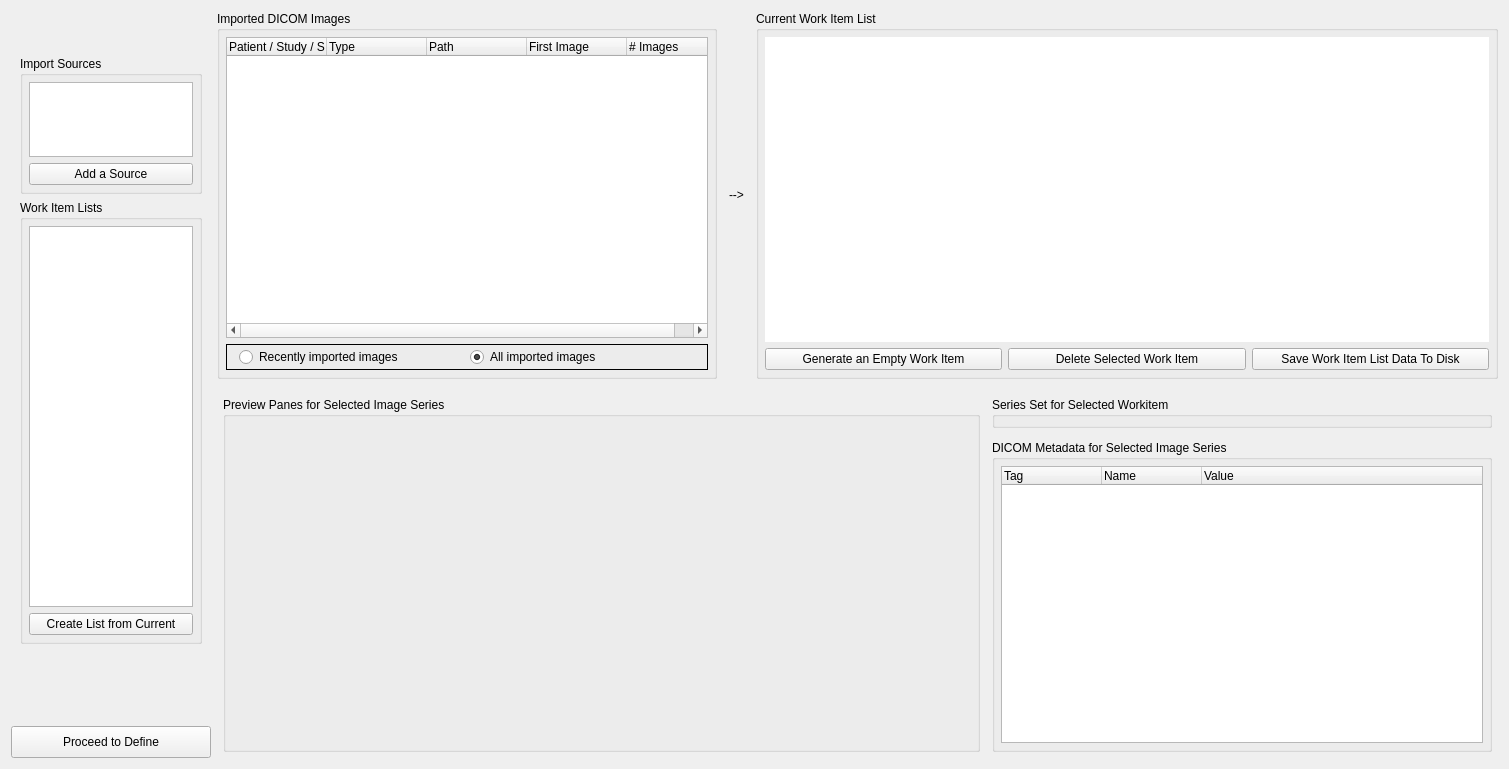
<?xml version="1.0" encoding="UTF-8"?>
<ui version="4.0">
 <class>workItem</class>
 <widget class="QWidget" name="workItem">
  <property name="geometry">
   <rect>
    <x>0</x>
    <y>0</y>
    <width>1509</width>
    <height>769</height>
   </rect>
  </property>
  <property name="sizePolicy">
   <sizepolicy hsizetype="Expanding" vsizetype="Expanding">
    <horstretch>255</horstretch>
    <verstretch>255</verstretch>
   </sizepolicy>
  </property>
  <property name="windowTitle">
   <string>Form</string>
  </property>
  <layout class="QGridLayout" name="gridLayout_2">
   <item row="0" column="0">
    <widget class="QLabel" name="productLogo">
     <property name="sizePolicy">
      <sizepolicy hsizetype="Preferred" vsizetype="Preferred">
       <horstretch>0</horstretch>
       <verstretch>0</verstretch>
      </sizepolicy>
     </property>
     <property name="minimumSize">
      <size>
       <width>200</width>
       <height>30</height>
      </size>
     </property>
     <property name="maximumSize">
      <size>
       <width>200</width>
       <height>30</height>
      </size>
     </property>
     <property name="baseSize">
      <size>
       <width>124</width>
       <height>19</height>
      </size>
     </property>
     <property name="text">
      <string/>
     </property>
     <property name="pixmap">
      <pixmap resource="cap.qrc">:/cap/screenPixMaps/ElucidVivoLogotransp-for-dark.png</pixmap>
     </property>
     <property name="scaledContents">
      <bool>true</bool>
     </property>
    </widget>
   </item>
   <item row="0" column="1" rowspan="6">
    <widget class="QWidget" name="widget" native="true">
     <property name="sizePolicy">
      <sizepolicy hsizetype="Expanding" vsizetype="Minimum">
       <horstretch>0</horstretch>
       <verstretch>0</verstretch>
      </sizepolicy>
     </property>
     <layout class="QGridLayout" name="gridLayout_16">
      <property name="leftMargin">
       <number>0</number>
      </property>
      <property name="topMargin">
       <number>0</number>
      </property>
      <property name="rightMargin">
       <number>0</number>
      </property>
      <property name="bottomMargin">
       <number>0</number>
      </property>
      <property name="spacing">
       <number>12</number>
      </property>
      <item row="0" column="0">
       <widget class="QWidget" name="widget_2" native="true">
        <layout class="QGridLayout" name="gridLayout_15">
         <property name="leftMargin">
          <number>0</number>
         </property>
         <property name="topMargin">
          <number>0</number>
         </property>
         <property name="rightMargin">
          <number>0</number>
         </property>
         <property name="bottomMargin">
          <number>0</number>
         </property>
         <property name="spacing">
          <number>12</number>
         </property>
         <item row="0" column="2">
          <widget class="QGroupBox" name="currentWorkItemListGroupBox">
           <property name="sizePolicy">
            <sizepolicy hsizetype="Expanding" vsizetype="Expanding">
             <horstretch>0</horstretch>
             <verstretch>0</verstretch>
            </sizepolicy>
           </property>
           <property name="minimumSize">
            <size>
             <width>0</width>
             <height>100</height>
            </size>
           </property>
           <property name="acceptDrops">
            <bool>false</bool>
           </property>
           <property name="title">
            <string>Current Work Item List</string>
           </property>
           <layout class="QGridLayout" name="gridLayout_14">
            <property name="leftMargin">
             <number>6</number>
            </property>
            <property name="topMargin">
             <number>6</number>
            </property>
            <property name="rightMargin">
             <number>6</number>
            </property>
            <property name="bottomMargin">
             <number>6</number>
            </property>
            <item row="1" column="0">
             <layout class="QHBoxLayout" name="horizontalLayout_2">
              <item>
               <widget class="QPushButton" name="addWorkItemButton">
                <property name="text">
                 <string>Generate an Empty Work Item</string>
                </property>
               </widget>
              </item>
              <item>
               <widget class="QPushButton" name="deleteWorkItemButton">
                <property name="text">
                 <string>Delete Selected Work Item</string>
                </property>
               </widget>
              </item>
              <item>
               <widget class="QPushButton" name="saveListChangesButton">
                <property name="sizePolicy">
                 <sizepolicy hsizetype="Minimum" vsizetype="Fixed">
                  <horstretch>0</horstretch>
                  <verstretch>0</verstretch>
                 </sizepolicy>
                </property>
                <property name="text">
                 <string>Save Work Item List Data To Disk</string>
                </property>
               </widget>
              </item>
             </layout>
            </item>
            <item row="0" column="0">
             <widget class="WorkItemTableView" name="workItemList">
              <property name="sizePolicy">
               <sizepolicy hsizetype="Expanding" vsizetype="Expanding">
                <horstretch>0</horstretch>
                <verstretch>0</verstretch>
               </sizepolicy>
              </property>
              <property name="maximumSize">
               <size>
                <width>16777215</width>
                <height>16777215</height>
               </size>
              </property>
              <property name="acceptDrops">
               <bool>true</bool>
              </property>
              <property name="frameShape">
               <enum>QFrame::NoFrame</enum>
              </property>
              <property name="editTriggers">
               <set>QAbstractItemView::AnyKeyPressed|QAbstractItemView::DoubleClicked</set>
              </property>
              <property name="dragDropMode">
               <enum>QAbstractItemView::DropOnly</enum>
              </property>
              <property name="selectionMode">
               <enum>QAbstractItemView::ExtendedSelection</enum>
              </property>
              <property name="sortingEnabled">
               <bool>true</bool>
              </property>
             </widget>
            </item>
           </layout>
          </widget>
         </item>
         <item row="0" column="1">
          <widget class="QLabel" name="label">
           <property name="text">
            <string>--&gt;</string>
           </property>
          </widget>
         </item>
         <item row="0" column="0">
          <widget class="QGroupBox" name="dicomImagesGroupBox">
           <property name="minimumSize">
            <size>
             <width>500</width>
             <height>100</height>
            </size>
           </property>
           <property name="maximumSize">
            <size>
             <width>500</width>
             <height>16777215</height>
            </size>
           </property>
           <property name="title">
            <string>Imported DICOM Images</string>
           </property>
           <layout class="QGridLayout" name="gridLayout_11">
            <property name="leftMargin">
             <number>6</number>
            </property>
            <property name="topMargin">
             <number>6</number>
            </property>
            <property name="rightMargin">
             <number>6</number>
            </property>
            <property name="bottomMargin">
             <number>6</number>
            </property>
            <item row="1" column="0">
             <widget class="QFrame" name="frame">
              <property name="minimumSize">
               <size>
                <width>0</width>
                <height>26</height>
               </size>
              </property>
              <property name="maximumSize">
               <size>
                <width>16777215</width>
                <height>32</height>
               </size>
              </property>
              <property name="frameShape">
               <enum>QFrame::Box</enum>
              </property>
              <property name="frameShadow">
               <enum>QFrame::Plain</enum>
              </property>
              <layout class="QGridLayout" name="gridLayout_7">
               <property name="leftMargin">
                <number>12</number>
               </property>
               <property name="topMargin">
                <number>0</number>
               </property>
               <property name="rightMargin">
                <number>12</number>
               </property>
               <property name="bottomMargin">
                <number>0</number>
               </property>
               <item row="0" column="0">
                <layout class="QHBoxLayout" name="horizontalLayout_3">
                 <property name="topMargin">
                  <number>0</number>
                 </property>
                 <item>
                  <widget class="QRadioButton" name="recentlyImportedImages">
                   <property name="minimumSize">
                    <size>
                     <width>0</width>
                     <height>0</height>
                    </size>
                   </property>
                   <property name="text">
                    <string>Recently imported images</string>
                   </property>
                  </widget>
                 </item>
                 <item>
                  <widget class="QRadioButton" name="allImportedImages">
                   <property name="minimumSize">
                    <size>
                     <width>0</width>
                     <height>0</height>
                    </size>
                   </property>
                   <property name="text">
                    <string>All imported images</string>
                   </property>
                   <property name="checked">
                    <bool>true</bool>
                   </property>
                  </widget>
                 </item>
                </layout>
               </item>
              </layout>
             </widget>
            </item>
            <item row="0" column="0">
             <widget class="DicomImagesTreeWidget" name="dicomImagesTreeWidget">
              <property name="showDropIndicator" stdset="0">
               <bool>false</bool>
              </property>
              <property name="dragEnabled">
               <bool>true</bool>
              </property>
              <property name="dragDropMode">
               <enum>QAbstractItemView::DragOnly</enum>
              </property>
              <property name="selectionMode">
               <enum>QAbstractItemView::SingleSelection</enum>
              </property>
              <property name="allColumnsShowFocus">
               <bool>false</bool>
              </property>
              <attribute name="headerStretchLastSection">
               <bool>true</bool>
              </attribute>
              <column>
               <property name="text">
                <string notr="true">Patient / Study / Series</string>
               </property>
              </column>
              <column>
               <property name="text">
                <string>Type</string>
               </property>
              </column>
              <column>
               <property name="text">
                <string>Path</string>
               </property>
              </column>
              <column>
               <property name="text">
                <string>First Image</string>
               </property>
              </column>
              <column>
               <property name="text">
                <string># Images</string>
               </property>
              </column>
             </widget>
            </item>
           </layout>
          </widget>
         </item>
        </layout>
       </widget>
      </item>
      <item row="1" column="0">
       <widget class="QWidget" name="widget_4" native="true">
        <property name="minimumSize">
         <size>
          <width>0</width>
          <height>100</height>
         </size>
        </property>
        <layout class="QGridLayout" name="gridLayout">
         <property name="leftMargin">
          <number>6</number>
         </property>
         <property name="topMargin">
          <number>6</number>
         </property>
         <property name="rightMargin">
          <number>6</number>
         </property>
         <property name="bottomMargin">
          <number>6</number>
         </property>
         <property name="spacing">
          <number>12</number>
         </property>
         <item row="0" column="2">
          <widget class="QGroupBox" name="seriesSetBox">
           <property name="sizePolicy">
            <sizepolicy hsizetype="Expanding" vsizetype="Minimum">
             <horstretch>0</horstretch>
             <verstretch>0</verstretch>
            </sizepolicy>
           </property>
           <property name="maximumSize">
            <size>
             <width>500</width>
             <height>16777215</height>
            </size>
           </property>
           <property name="title">
            <string>Series Set for Selected Workitem</string>
           </property>
          </widget>
         </item>
         <item row="1" column="2">
          <widget class="QGroupBox" name="dicomMetadataBox">
           <property name="sizePolicy">
            <sizepolicy hsizetype="Expanding" vsizetype="Expanding">
             <horstretch>0</horstretch>
             <verstretch>0</verstretch>
            </sizepolicy>
           </property>
           <property name="maximumSize">
            <size>
             <width>500</width>
             <height>16777215</height>
            </size>
           </property>
           <property name="title">
            <string>DICOM Metadata for Selected Image Series </string>
           </property>
           <layout class="QGridLayout" name="gridLayout_9">
            <property name="leftMargin">
             <number>6</number>
            </property>
            <property name="topMargin">
             <number>6</number>
            </property>
            <property name="rightMargin">
             <number>6</number>
            </property>
            <property name="bottomMargin">
             <number>6</number>
            </property>
            <item row="0" column="0">
             <widget class="QTreeWidget" name="dicomMetadataTreeWidget">
              <column>
               <property name="text">
                <string notr="true">Tag</string>
               </property>
              </column>
              <column>
               <property name="text">
                <string notr="true">Name</string>
               </property>
              </column>
              <column>
               <property name="text">
                <string>Value</string>
               </property>
              </column>
             </widget>
            </item>
           </layout>
          </widget>
         </item>
         <item row="0" column="0" rowspan="2">
          <widget class="QGroupBox" name="groupBox_2">
           <property name="sizePolicy">
            <sizepolicy hsizetype="Expanding" vsizetype="Expanding">
             <horstretch>0</horstretch>
             <verstretch>0</verstretch>
            </sizepolicy>
           </property>
           <property name="minimumSize">
            <size>
             <width>0</width>
             <height>0</height>
            </size>
           </property>
           <property name="title">
            <string>Preview Panes for Selected Image Series</string>
           </property>
           <layout class="QGridLayout" name="gridLayout_12">
            <property name="leftMargin">
             <number>6</number>
            </property>
            <property name="topMargin">
             <number>6</number>
            </property>
            <property name="rightMargin">
             <number>6</number>
            </property>
            <property name="bottomMargin">
             <number>6</number>
            </property>
            <item row="0" column="2">
             <widget class="QFrame" name="perspective2frame">
              <property name="sizePolicy">
               <sizepolicy hsizetype="Expanding" vsizetype="Expanding">
                <horstretch>50</horstretch>
                <verstretch>20</verstretch>
               </sizepolicy>
              </property>
              <property name="frameShape">
               <enum>QFrame::NoFrame</enum>
              </property>
              <property name="frameShadow">
               <enum>QFrame::Raised</enum>
              </property>
              <layout class="QGridLayout" name="gridLayout_6">
               <property name="leftMargin">
                <number>0</number>
               </property>
               <property name="topMargin">
                <number>0</number>
               </property>
               <property name="rightMargin">
                <number>0</number>
               </property>
               <property name="bottomMargin">
                <number>0</number>
               </property>
               <property name="spacing">
                <number>0</number>
               </property>
               <item row="0" column="0">
                <widget class="QVTKWidget" name="perspective2render" native="true">
                 <property name="sizePolicy">
                  <sizepolicy hsizetype="Expanding" vsizetype="Expanding">
                   <horstretch>100</horstretch>
                   <verstretch>100</verstretch>
                  </sizepolicy>
                 </property>
                </widget>
               </item>
              </layout>
             </widget>
            </item>
            <item row="0" column="1">
             <widget class="QFrame" name="perspective1frame">
              <property name="sizePolicy">
               <sizepolicy hsizetype="Expanding" vsizetype="Expanding">
                <horstretch>50</horstretch>
                <verstretch>20</verstretch>
               </sizepolicy>
              </property>
              <property name="frameShape">
               <enum>QFrame::NoFrame</enum>
              </property>
              <property name="frameShadow">
               <enum>QFrame::Raised</enum>
              </property>
              <layout class="QGridLayout" name="gridLayout_5">
               <property name="leftMargin">
                <number>0</number>
               </property>
               <property name="topMargin">
                <number>0</number>
               </property>
               <property name="rightMargin">
                <number>0</number>
               </property>
               <property name="bottomMargin">
                <number>0</number>
               </property>
               <property name="spacing">
                <number>0</number>
               </property>
               <item row="0" column="0">
                <widget class="QVTKWidget" name="perspective1render" native="true">
                 <property name="sizePolicy">
                  <sizepolicy hsizetype="Expanding" vsizetype="Expanding">
                   <horstretch>100</horstretch>
                   <verstretch>100</verstretch>
                  </sizepolicy>
                 </property>
                </widget>
               </item>
              </layout>
             </widget>
            </item>
            <item row="0" column="0">
             <widget class="QFrame" name="perspective0frame">
              <property name="sizePolicy">
               <sizepolicy hsizetype="Expanding" vsizetype="Expanding">
                <horstretch>100</horstretch>
                <verstretch>80</verstretch>
               </sizepolicy>
              </property>
              <property name="frameShape">
               <enum>QFrame::NoFrame</enum>
              </property>
              <property name="frameShadow">
               <enum>QFrame::Raised</enum>
              </property>
              <layout class="QGridLayout" name="gridLayout_8">
               <property name="leftMargin">
                <number>0</number>
               </property>
               <property name="topMargin">
                <number>0</number>
               </property>
               <property name="rightMargin">
                <number>0</number>
               </property>
               <property name="bottomMargin">
                <number>0</number>
               </property>
               <property name="spacing">
                <number>0</number>
               </property>
               <item row="0" column="0" colspan="2">
                <widget class="QVTKWidget" name="perspective0render" native="true">
                 <property name="sizePolicy">
                  <sizepolicy hsizetype="Expanding" vsizetype="Expanding">
                   <horstretch>200</horstretch>
                   <verstretch>100</verstretch>
                  </sizepolicy>
                 </property>
                 <property name="minimumSize">
                  <size>
                   <width>500</width>
                   <height>0</height>
                  </size>
                 </property>
                </widget>
               </item>
              </layout>
             </widget>
            </item>
           </layout>
          </widget>
         </item>
        </layout>
       </widget>
      </item>
     </layout>
    </widget>
   </item>
   <item row="4" column="0">
    <widget class="QLabel" name="elucidLogo">
     <property name="minimumSize">
      <size>
       <width>200</width>
       <height>49</height>
      </size>
     </property>
     <property name="maximumSize">
      <size>
       <width>200</width>
       <height>49</height>
      </size>
     </property>
     <property name="baseSize">
      <size>
       <width>124</width>
       <height>30</height>
      </size>
     </property>
     <property name="text">
      <string/>
     </property>
     <property name="pixmap">
      <pixmap resource="cap.qrc">:/cap/screenPixMaps/ElucidLogotransp-for-dark.png</pixmap>
     </property>
     <property name="scaledContents">
      <bool>true</bool>
     </property>
    </widget>
   </item>
   <item row="5" column="0">
    <widget class="QPushButton" name="proceedButton">
     <property name="sizePolicy">
      <sizepolicy hsizetype="Preferred" vsizetype="Fixed">
       <horstretch>10</horstretch>
       <verstretch>0</verstretch>
      </sizepolicy>
     </property>
     <property name="minimumSize">
      <size>
       <width>124</width>
       <height>32</height>
      </size>
     </property>
     <property name="maximumSize">
      <size>
       <width>200</width>
       <height>32</height>
      </size>
     </property>
     <property name="text">
      <string>Proceed to Define</string>
     </property>
    </widget>
   </item>
   <item row="1" column="0">
    <widget class="QWidget" name="widget_3" native="true">
     <property name="sizePolicy">
      <sizepolicy hsizetype="Preferred" vsizetype="Expanding">
       <horstretch>0</horstretch>
       <verstretch>0</verstretch>
      </sizepolicy>
     </property>
     <property name="minimumSize">
      <size>
       <width>0</width>
       <height>50</height>
      </size>
     </property>
     <property name="maximumSize">
      <size>
       <width>200</width>
       <height>16777215</height>
      </size>
     </property>
     <layout class="QGridLayout" name="gridLayout_13">
      <item row="0" column="0">
       <layout class="QVBoxLayout" name="verticalLayout">
        <property name="topMargin">
         <number>0</number>
        </property>
        <item>
         <widget class="QGroupBox" name="groupBox_3">
          <property name="sizePolicy">
           <sizepolicy hsizetype="Preferred" vsizetype="Maximum">
            <horstretch>0</horstretch>
            <verstretch>25</verstretch>
           </sizepolicy>
          </property>
          <property name="maximumSize">
           <size>
            <width>200</width>
            <height>16777215</height>
           </size>
          </property>
          <property name="title">
           <string>Import Sources</string>
          </property>
          <layout class="QVBoxLayout" name="verticalLayout_2">
           <property name="leftMargin">
            <number>6</number>
           </property>
           <property name="topMargin">
            <number>6</number>
           </property>
           <property name="rightMargin">
            <number>6</number>
           </property>
           <property name="bottomMargin">
            <number>6</number>
           </property>
           <item>
            <widget class="QListWidget" name="sources">
             <property name="sizePolicy">
              <sizepolicy hsizetype="Expanding" vsizetype="Maximum">
               <horstretch>0</horstretch>
               <verstretch>0</verstretch>
              </sizepolicy>
             </property>
             <property name="minimumSize">
              <size>
               <width>0</width>
               <height>10</height>
              </size>
             </property>
             <property name="maximumSize">
              <size>
               <width>200</width>
               <height>75</height>
              </size>
             </property>
            </widget>
           </item>
           <item>
            <widget class="QPushButton" name="addSourceButton">
             <property name="text">
              <string>Add a Source</string>
             </property>
            </widget>
           </item>
          </layout>
         </widget>
        </item>
        <item>
         <widget class="QGroupBox" name="groupBox_4">
          <property name="sizePolicy">
           <sizepolicy hsizetype="Preferred" vsizetype="Expanding">
            <horstretch>100</horstretch>
            <verstretch>0</verstretch>
           </sizepolicy>
          </property>
          <property name="maximumSize">
           <size>
            <width>200</width>
            <height>16777215</height>
           </size>
          </property>
          <property name="title">
           <string>Work Item Lists</string>
          </property>
          <layout class="QGridLayout" name="gridLayout_4">
           <property name="leftMargin">
            <number>6</number>
           </property>
           <property name="topMargin">
            <number>6</number>
           </property>
           <property name="rightMargin">
            <number>6</number>
           </property>
           <property name="bottomMargin">
            <number>6</number>
           </property>
           <item row="1" column="0">
            <widget class="QPushButton" name="createWorkItemListButton">
             <property name="text">
              <string>Create List from Current</string>
             </property>
            </widget>
           </item>
           <item row="0" column="0">
            <widget class="QListWidget" name="workItemLists">
             <property name="sizePolicy">
              <sizepolicy hsizetype="Expanding" vsizetype="Expanding">
               <horstretch>0</horstretch>
               <verstretch>0</verstretch>
              </sizepolicy>
             </property>
            </widget>
           </item>
          </layout>
         </widget>
        </item>
       </layout>
      </item>
     </layout>
    </widget>
   </item>
  </layout>
 </widget>
 <customwidgets>
  <customwidget>
   <class>QVTKWidget</class>
   <extends>QWidget</extends>
   <header>QVTKWidget.h</header>
   <container>1</container>
  </customwidget>
  <customwidget>
   <class>WorkItemTableView</class>
   <extends>QTableView</extends>
   <header>WorkItemTableView.h</header>
  </customwidget>
  <customwidget>
   <class>DicomImagesTreeWidget</class>
   <extends>QTreeWidget</extends>
   <header>DicomImagesTreeWidget.h</header>
  </customwidget>
 </customwidgets>
 <resources>
  <include location="cap.qrc"/>
 </resources>
 <connections/>
</ui>
